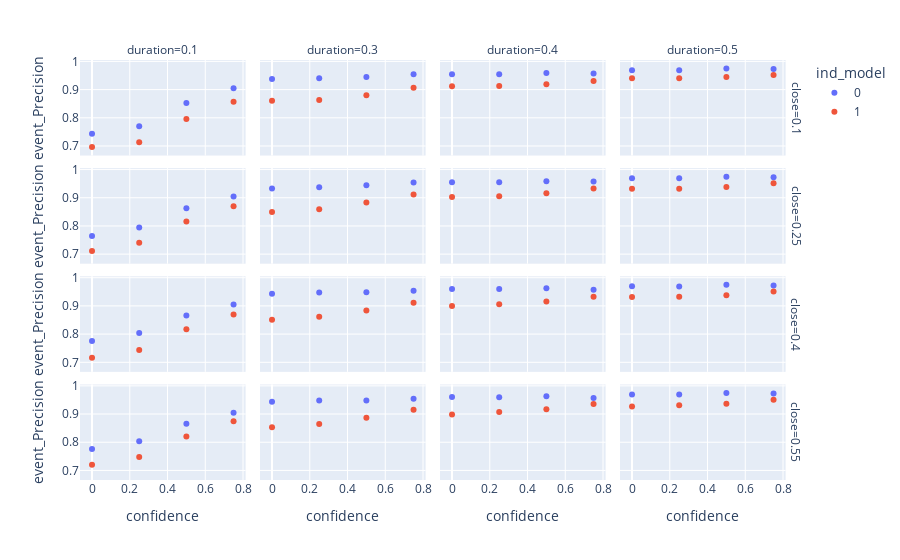

Source (notebook cell):
### Code cell
px.scatter(mergedResults,x="confidence",y="event_Precision",facet_col="duration",facet_row="close",color="ind_model")

### Figure 1 — Plotly figure (JSON) as saved in the notebook; plotly's stock layout.template omitted (floating-point values rounded to 4 significant figures)
{"data": [{"hovertemplate": "ind_model=0<br>close=0.1<br>duration=0.1<br>confidence=%{x}<br>event_Precision=%{y}<extra></extra>", "legendgroup": "0", "marker": {"color": "#636efa", "symbol": "circle"}, "mode": "markers", "name": "0", "orientation": "h", "showlegend": true, "type": "scatter", "x": [0, 0.25, 0.5, 0.75], "xaxis": "x13", "y": [0.7433, 0.77, 0.8528, 0.905], "yaxis": "y13"}, {"hovertemplate": "ind_model=0<br>close=0.1<br>duration=0.3<br>confidence=%{x}<br>event_Precision=%{y}<extra></extra>", "legendgroup": "0", "marker": {"color": "#636efa", "symbol": "circle"}, "mode": "markers", "name": "0", "orientation": "h", "showlegend": false, "type": "scatter", "x": [0, 0.25, 0.5, 0.75], "xaxis": "x14", "y": [0.9377, 0.9404, 0.9446, 0.9541], "yaxis": "y14"}, {"hovertemplate": "ind_model=0<br>close=0.1<br>duration=0.4<br>confidence=%{x}<br>event_Precision=%{y}<extra></extra>", "legendgroup": "0", "marker": {"color": "#636efa", "symbol": "circle"}, "mode": "markers", "name": "0", "orientation": "h", "showlegend": false, "type": "scatter", "x": [0, 0.25, 0.5, 0.75], "xaxis": "x15", "y": [0.9548, 0.9548, 0.9587, 0.9574], "yaxis": "y15"}, {"hovertemplate": "ind_model=0<br>close=0.1<br>duration=0.5<br>confidence=%{x}<br>event_Precision=%{y}<extra></extra>", "legendgroup": "0", "marker": {"color": "#636efa", "symbol": "circle"}, "mode": "markers", "name": "0", "orientation": "h", "showlegend": false, "type": "scatter", "x": [0, 0.25, 0.5, 0.75], "xaxis": "x16", "y": [0.9686, 0.9686, 0.9747, 0.9726], "yaxis": "y16"}, {"hovertemplate": "ind_model=0<br>close=0.25<br>duration=0.1<br>confidence=%{x}<br>event_Precision=%{y}<extra></extra>", "legendgroup": "0", "marker": {"color": "#636efa", "symbol": "circle"}, "mode": "markers", "name": "0", "orientation": "h", "showlegend": false, "type": "scatter", "x": [0, 0.25, 0.5, 0.75], "xaxis": "x9", "y": [0.764, 0.7942, 0.8629, 0.9046], "yaxis": "y9"}, {"hovertemplate": "ind_model=0<br>close=0.25<br>duration=0.3<br>confidence=%{x}<br>event_Precision=%{y}<extra></extra>", "legendgroup": "0", "marker": {"color": "#636efa", "symbol": "circle"}, "mode": "markers", "name": "0", "orientation": "h", "showlegend": false, "type": "scatter", "x": [0, 0.25, 0.5, 0.75], "xaxis": "x10", "y": [0.9329, 0.9375, 0.9444, 0.9539], "yaxis": "y10"}, {"hovertemplate": "ind_model=0<br>close=0.25<br>duration=0.4<br>confidence=%{x}<br>event_Precision=%{y}<extra></extra>", "legendgroup": "0", "marker": {"color": "#636efa", "symbol": "circle"}, "mode": "markers", "name": "0", "orientation": "h", "showlegend": false, "type": "scatter", "x": [0, 0.25, 0.5, 0.75], "xaxis": "x11", "y": [0.9554, 0.955, 0.9585, 0.9572], "yaxis": "y11"}, {"hovertemplate": "ind_model=0<br>close=0.25<br>duration=0.5<br>confidence=%{x}<br>event_Precision=%{y}<extra></extra>", "legendgroup": "0", "marker": {"color": "#636efa", "symbol": "circle"}, "mode": "markers", "name": "0", "orientation": "h", "showlegend": false, "type": "scatter", "x": [0, 0.25, 0.5, 0.75], "xaxis": "x12", "y": [0.9689, 0.9688, 0.9747, 0.9726], "yaxis": "y12"}, {"hovertemplate": "ind_model=0<br>close=0.4<br>duration=0.1<br>confidence=%{x}<br>event_Precision=%{y}<extra></extra>", "legendgroup": "0", "marker": {"color": "#636efa", "symbol": "circle"}, "mode": "markers", "name": "0", "orientation": "h", "showlegend": false, "type": "scatter", "x": [0, 0.25, 0.5, 0.75], "xaxis": "x5", "y": [0.7756, 0.8037, 0.8656, 0.9046], "yaxis": "y5"}, {"hovertemplate": "ind_model=0<br>close=0.4<br>duration=0.3<br>confidence=%{x}<br>event_Precision=%{y}<extra></extra>", "legendgroup": "0", "marker": {"color": "#636efa", "symbol": "circle"}, "mode": "markers", "name": "0", "orientation": "h", "showlegend": false, "type": "scatter", "x": [0, 0.25, 0.5, 0.75], "xaxis": "x6", "y": [0.9431, 0.9477, 0.948, 0.9539], "yaxis": "y6"}, {"hovertemplate": "ind_model=0<br>close=0.4<br>duration=0.4<br>confidence=%{x}<br>event_Precision=%{y}<extra></extra>", "legendgroup": "0", "marker": {"color": "#636efa", "symbol": "circle"}, "mode": "markers", "name": "0", "orientation": "h", "showlegend": false, "type": "scatter", "x": [0, 0.25, 0.5, 0.75], "xaxis": "x7", "y": [0.96, 0.9596, 0.963, 0.9572], "yaxis": "y7"}, {"hovertemplate": "ind_model=0<br>close=0.4<br>duration=0.5<br>confidence=%{x}<br>event_Precision=%{y}<extra></extra>", "legendgroup": "0", "marker": {"color": "#636efa", "symbol": "circle"}, "mode": "markers", "name": "0", "orientation": "h", "showlegend": false, "type": "scatter", "x": [0, 0.25, 0.5, 0.75], "xaxis": "x8", "y": [0.9693, 0.9691, 0.9747, 0.9726], "yaxis": "y8"}, {"hovertemplate": "ind_model=0<br>close=0.55<br>duration=0.1<br>confidence=%{x}<br>event_Precision=%{y}<extra></extra>", "legendgroup": "0", "marker": {"color": "#636efa", "symbol": "circle"}, "mode": "markers", "name": "0", "orientation": "h", "showlegend": false, "type": "scatter", "x": [0, 0.25, 0.5, 0.75], "xaxis": "x", "y": [0.7756, 0.8037, 0.8656, 0.9046], "yaxis": "y"}, {"hovertemplate": "ind_model=0<br>close=0.55<br>duration=0.3<br>confidence=%{x}<br>event_Precision=%{y}<extra></extra>", "legendgroup": "0", "marker": {"color": "#636efa", "symbol": "circle"}, "mode": "markers", "name": "0", "orientation": "h", "showlegend": false, "type": "scatter", "x": [0, 0.25, 0.5, 0.75], "xaxis": "x2", "y": [0.9431, 0.9477, 0.948, 0.9539], "yaxis": "y2"}, {"hovertemplate": "ind_model=0<br>close=0.55<br>duration=0.4<br>confidence=%{x}<br>event_Precision=%{y}<extra></extra>", "legendgroup": "0", "marker": {"color": "#636efa", "symbol": "circle"}, "mode": "markers", "name": "0", "orientation": "h", "showlegend": false, "type": "scatter", "x": [0, 0.25, 0.5, 0.75], "xaxis": "x3", "y": [0.96, 0.9596, 0.963, 0.9572], "yaxis": "y3"}, {"hovertemplate": "ind_model=0<br>close=0.55<br>duration=0.5<br>confidence=%{x}<br>event_Precision=%{y}<extra></extra>", "legendgroup": "0", "marker": {"color": "#636efa", "symbol": "circle"}, "mode": "markers", "name": "0", "orientation": "h", "showlegend": false, "type": "scatter", "x": [0, 0.25, 0.5, 0.75], "xaxis": "x4", "y": [0.9693, 0.9691, 0.9747, 0.9726], "yaxis": "y4"}, {"hovertemplate": "ind_model=1<br>close=0.1<br>duration=0.1<br>confidence=%{x}<br>event_Precision=%{y}<extra></extra>", "legendgroup": "1", "marker": {"color": "#EF553B", "symbol": "circle"}, "mode": "markers", "name": "1", "orientation": "h", "showlegend": true, "type": "scatter", "x": [0, 0.25, 0.5, 0.75], "xaxis": "x13", "y": [0.6964, 0.7129, 0.7954, 0.8571], "yaxis": "y13"}, {"hovertemplate": "ind_model=1<br>close=0.1<br>duration=0.3<br>confidence=%{x}<br>event_Precision=%{y}<extra></extra>", "legendgroup": "1", "marker": {"color": "#EF553B", "symbol": "circle"}, "mode": "markers", "name": "1", "orientation": "h", "showlegend": false, "type": "scatter", "x": [0, 0.25, 0.5, 0.75], "xaxis": "x14", "y": [0.8604, 0.8634, 0.88, 0.9065], "yaxis": "y14"}, {"hovertemplate": "ind_model=1<br>close=0.1<br>duration=0.4<br>confidence=%{x}<br>event_Precision=%{y}<extra></extra>", "legendgroup": "1", "marker": {"color": "#EF553B", "symbol": "circle"}, "mode": "markers", "name": "1", "orientation": "h", "showlegend": false, "type": "scatter", "x": [0, 0.25, 0.5, 0.75], "xaxis": "x15", "y": [0.9117, 0.913, 0.9187, 0.9303], "yaxis": "y15"}, {"hovertemplate": "ind_model=1<br>close=0.1<br>duration=0.5<br>confidence=%{x}<br>event_Precision=%{y}<extra></extra>", "legendgroup": "1", "marker": {"color": "#EF553B", "symbol": "circle"}, "mode": "markers", "name": "1", "orientation": "h", "showlegend": false, "type": "scatter", "x": [0, 0.25, 0.5, 0.75], "xaxis": "x16", "y": [0.94, 0.94, 0.9443, 0.9517], "yaxis": "y16"}, {"hovertemplate": "ind_model=1<br>close=0.25<br>duration=0.1<br>confidence=%{x}<br>event_Precision=%{y}<extra></extra>", "legendgroup": "1", "marker": {"color": "#EF553B", "symbol": "circle"}, "mode": "markers", "name": "1", "orientation": "h", "showlegend": false, "type": "scatter", "x": [0, 0.25, 0.5, 0.75], "xaxis": "x9", "y": [0.7112, 0.7405, 0.816, 0.8702], "yaxis": "y9"}, {"hovertemplate": "ind_model=1<br>close=0.25<br>duration=0.3<br>confidence=%{x}<br>event_Precision=%{y}<extra></extra>", "legendgroup": "1", "marker": {"color": "#EF553B", "symbol": "circle"}, "mode": "markers", "name": "1", "orientation": "h", "showlegend": false, "type": "scatter", "x": [0, 0.25, 0.5, 0.75], "xaxis": "x10", "y": [0.8496, 0.8589, 0.8829, 0.9118], "yaxis": "y10"}, {"hovertemplate": "ind_model=1<br>close=0.25<br>duration=0.4<br>confidence=%{x}<br>event_Precision=%{y}<extra></extra>", "legendgroup": "1", "marker": {"color": "#EF553B", "symbol": "circle"}, "mode": "markers", "name": "1", "orientation": "h", "showlegend": false, "type": "scatter", "x": [0, 0.25, 0.5, 0.75], "xaxis": "x11", "y": [0.9022, 0.9055, 0.9161, 0.9325], "yaxis": "y11"}, {"hovertemplate": "ind_model=1<br>close=0.25<br>duration=0.5<br>confidence=%{x}<br>event_Precision=%{y}<extra></extra>", "legendgroup": "1", "marker": {"color": "#EF553B", "symbol": "circle"}, "mode": "markers", "name": "1", "orientation": "h", "showlegend": false, "type": "scatter", "x": [0, 0.25, 0.5, 0.75], "xaxis": "x12", "y": [0.932, 0.9319, 0.9378, 0.9513], "yaxis": "y12"}, {"hovertemplate": "ind_model=1<br>close=0.4<br>duration=0.1<br>confidence=%{x}<br>event_Precision=%{y}<extra></extra>", "legendgroup": "1", "marker": {"color": "#EF553B", "symbol": "circle"}, "mode": "markers", "name": "1", "orientation": "h", "showlegend": false, "type": "scatter", "x": [0, 0.25, 0.5, 0.75], "xaxis": "x5", "y": [0.7162, 0.7437, 0.8172, 0.8699], "yaxis": "y5"}, {"hovertemplate": "ind_model=1<br>close=0.4<br>duration=0.3<br>confidence=%{x}<br>event_Precision=%{y}<extra></extra>", "legendgroup": "1", "marker": {"color": "#EF553B", "symbol": "circle"}, "mode": "markers", "name": "1", "orientation": "h", "showlegend": false, "type": "scatter", "x": [0, 0.25, 0.5, 0.75], "xaxis": "x6", "y": [0.8511, 0.8613, 0.8837, 0.9115], "yaxis": "y6"}, {"hovertemplate": "ind_model=1<br>close=0.4<br>duration=0.4<br>confidence=%{x}<br>event_Precision=%{y}<extra></extra>", "legendgroup": "1", "marker": {"color": "#EF553B", "symbol": "circle"}, "mode": "markers", "name": "1", "orientation": "h", "showlegend": false, "type": "scatter", "x": [0, 0.25, 0.5, 0.75], "xaxis": "x7", "y": [0.8996, 0.906, 0.916, 0.9324], "yaxis": "y7"}, {"hovertemplate": "ind_model=1<br>close=0.4<br>duration=0.5<br>confidence=%{x}<br>event_Precision=%{y}<extra></extra>", "legendgroup": "1", "marker": {"color": "#EF553B", "symbol": "circle"}, "mode": "markers", "name": "1", "orientation": "h", "showlegend": false, "type": "scatter", "x": [0, 0.25, 0.5, 0.75], "xaxis": "x8", "y": [0.9311, 0.9323, 0.9378, 0.9512], "yaxis": "y8"}, {"hovertemplate": "ind_model=1<br>close=0.55<br>duration=0.1<br>confidence=%{x}<br>event_Precision=%{y}<extra></extra>", "legendgroup": "1", "marker": {"color": "#EF553B", "symbol": "circle"}, "mode": "markers", "name": "1", "orientation": "h", "showlegend": false, "type": "scatter", "x": [0, 0.25, 0.5, 0.75], "xaxis": "x", "y": [0.7201, 0.7479, 0.8202, 0.8743], "yaxis": "y"}, {"hovertemplate": "ind_model=1<br>close=0.55<br>duration=0.3<br>confidence=%{x}<br>event_Precision=%{y}<extra></extra>", "legendgroup": "1", "marker": {"color": "#EF553B", "symbol": "circle"}, "mode": "markers", "name": "1", "orientation": "h", "showlegend": false, "type": "scatter", "x": [0, 0.25, 0.5, 0.75], "xaxis": "x2", "y": [0.8531, 0.8649, 0.8865, 0.9153], "yaxis": "y2"}, {"hovertemplate": "ind_model=1<br>close=0.55<br>duration=0.4<br>confidence=%{x}<br>event_Precision=%{y}<extra></extra>", "legendgroup": "1", "marker": {"color": "#EF553B", "symbol": "circle"}, "mode": "markers", "name": "1", "orientation": "h", "showlegend": false, "type": "scatter", "x": [0, 0.25, 0.5, 0.75], "xaxis": "x3", "y": [0.8986, 0.9069, 0.9169, 0.9352], "yaxis": "y3"}, {"hovertemplate": "ind_model=1<br>close=0.55<br>duration=0.5<br>confidence=%{x}<br>event_Precision=%{y}<extra></extra>", "legendgroup": "1", "marker": {"color": "#EF553B", "symbol": "circle"}, "mode": "markers", "name": "1", "orientation": "h", "showlegend": false, "type": "scatter", "x": [0, 0.25, 0.5, 0.75], "xaxis": "x4", "y": [0.9269, 0.9309, 0.9361, 0.9511], "yaxis": "y4"}], "layout": {"annotations": [{"font": {}, "showarrow": false, "text": "duration=0.1", "x": 0.115, "xanchor": "center", "xref": "paper", "y": 1, "yanchor": "bottom", "yref": "paper"}, {"font": {}, "showarrow": false, "text": "duration=0.3", "x": 0.365, "xanchor": "center", "xref": "paper", "y": 1, "yanchor": "bottom", "yref": "paper"}, {"font": {}, "showarrow": false, "text": "duration=0.4", "x": 0.615, "xanchor": "center", "xref": "paper", "y": 1, "yanchor": "bottom", "yref": "paper"}, {"font": {}, "showarrow": false, "text": "duration=0.5", "x": 0.865, "xanchor": "center", "xref": "paper", "y": 1, "yanchor": "bottom", "yref": "paper"}, {"font": {}, "showarrow": false, "text": "close=0.55", "textangle": 90, "x": 0.98, "xanchor": "left", "xref": "paper", "y": 0.1138, "yanchor": "middle", "yref": "paper"}, {"font": {}, "showarrow": false, "text": "close=0.4", "textangle": 90, "x": 0.98, "xanchor": "left", "xref": "paper", "y": 0.3712, "yanchor": "middle", "yref": "paper"}, {"font": {}, "showarrow": false, "text": "close=0.25", "textangle": 90, "x": 0.98, "xanchor": "left", "xref": "paper", "y": 0.6288, "yanchor": "middle", "yref": "paper"}, {"font": {}, "showarrow": false, "text": "close=0.1", "textangle": 90, "x": 0.98, "xanchor": "left", "xref": "paper", "y": 0.8862, "yanchor": "middle", "yref": "paper"}], "legend": {"title": {"text": "ind_model"}, "tracegroupgap": 0}, "margin": {"t": 60}, "xaxis": {"anchor": "y", "domain": [0, 0.23], "title": {"text": "confidence"}}, "xaxis10": {"anchor": "y10", "domain": [0.25, 0.48], "matches": "x", "showticklabels": false}, "xaxis11": {"anchor": "y11", "domain": [0.5, 0.73], "matches": "x", "showticklabels": false}, "xaxis12": {"anchor": "y12", "domain": [0.75, 0.98], "matches": "x", "showticklabels": false}, "xaxis13": {"anchor": "y13", "domain": [0, 0.23], "matches": "x", "showticklabels": false}, "xaxis14": {"anchor": "y14", "domain": [0.25, 0.48], "matches": "x", "showticklabels": false}, "xaxis15": {"anchor": "y15", "domain": [0.5, 0.73], "matches": "x", "showticklabels": false}, "xaxis16": {"anchor": "y16", "domain": [0.75, 0.98], "matches": "x", "showticklabels": false}, "xaxis2": {"anchor": "y2", "domain": [0.25, 0.48], "matches": "x", "title": {"text": "confidence"}}, "xaxis3": {"anchor": "y3", "domain": [0.5, 0.73], "matches": "x", "title": {"text": "confidence"}}, "xaxis4": {"anchor": "y4", "domain": [0.75, 0.98], "matches": "x", "title": {"text": "confidence"}}, "xaxis5": {"anchor": "y5", "domain": [0, 0.23], "matches": "x", "showticklabels": false}, "xaxis6": {"anchor": "y6", "domain": [0.25, 0.48], "matches": "x", "showticklabels": false}, "xaxis7": {"anchor": "y7", "domain": [0.5, 0.73], "matches": "x", "showticklabels": false}, "xaxis8": {"anchor": "y8", "domain": [0.75, 0.98], "matches": "x", "showticklabels": false}, "xaxis9": {"anchor": "y9", "domain": [0, 0.23], "matches": "x", "showticklabels": false}, "yaxis": {"anchor": "x", "domain": [0, 0.2275], "title": {"text": "event_Precision"}}, "yaxis10": {"anchor": "x10", "domain": [0.515, 0.7425], "matches": "y", "showticklabels": false}, "yaxis11": {"anchor": "x11", "domain": [0.515, 0.7425], "matches": "y", "showticklabels": false}, "yaxis12": {"anchor": "x12", "domain": [0.515, 0.7425], "matches": "y", "showticklabels": false}, "yaxis13": {"anchor": "x13", "domain": [0.7725, 1], "matches": "y", "title": {"text": "event_Precision"}}, "yaxis14": {"anchor": "x14", "domain": [0.7725, 1], "matches": "y", "showticklabels": false}, "yaxis15": {"anchor": "x15", "domain": [0.7725, 1], "matches": "y", "showticklabels": false}, "yaxis16": {"anchor": "x16", "domain": [0.7725, 1], "matches": "y", "showticklabels": false}, "yaxis2": {"anchor": "x2", "domain": [0, 0.2275], "matches": "y", "showticklabels": false}, "yaxis3": {"anchor": "x3", "domain": [0, 0.2275], "matches": "y", "showticklabels": false}, "yaxis4": {"anchor": "x4", "domain": [0, 0.2275], "matches": "y", "showticklabels": false}, "yaxis5": {"anchor": "x5", "domain": [0.2575, 0.485], "matches": "y", "title": {"text": "event_Precision"}}, "yaxis6": {"anchor": "x6", "domain": [0.2575, 0.485], "matches": "y", "showticklabels": false}, "yaxis7": {"anchor": "x7", "domain": [0.2575, 0.485], "matches": "y", "showticklabels": false}, "yaxis8": {"anchor": "x8", "domain": [0.2575, 0.485], "matches": "y", "showticklabels": false}, "yaxis9": {"anchor": "x9", "domain": [0.515, 0.7425], "matches": "y", "title": {"text": "event_Precision"}}}}
